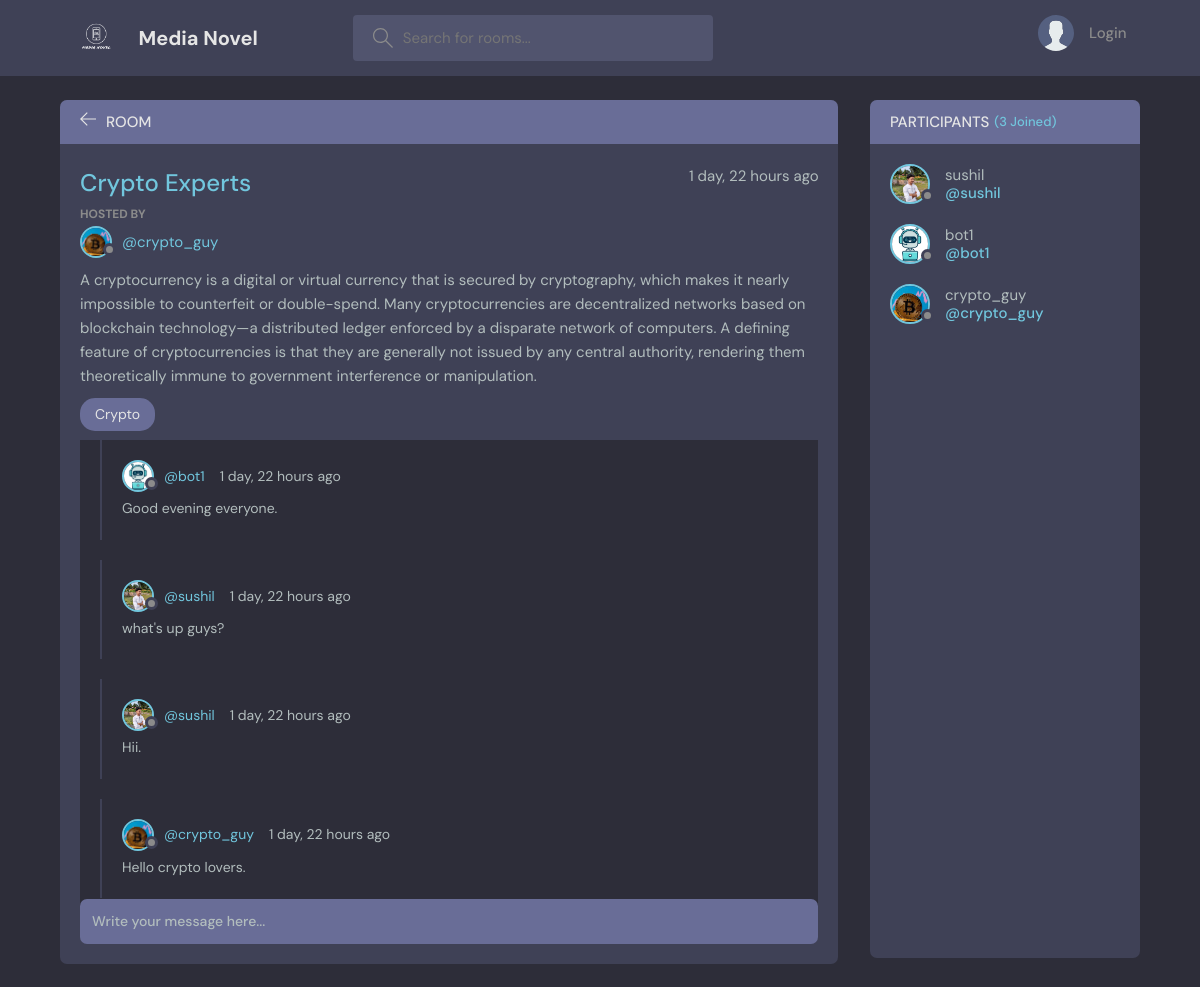
Page /room/3/ on the committed database.
### base/models.py (models this page shows, shortened)
class Room(models.Model):
    host = models.ForeignKey(User, on_delete=models.SET_NULL, null=True)
    topic = models.ForeignKey(Topic, on_delete=models.SET_NULL, null=True)
    name = models.CharField(max_length=200)
    description = models.TextField(null=True, blank=True)
    participants = models.ManyToManyField(
        User, related_name='participants', blank=True)
    updated = models.DateTimeField(auto_now=True)
    created = models.DateTimeField(auto_now_add=True)
    class Meta:
        ordering = ['-updated', '-created']

class User(AbstractUser):
    name = models.CharField(max_length=200, null=True)
    email = models.EmailField(unique=True, null=True)
    bio = models.TextField(null=True)
    avatar = models.ImageField(null=True, default='avatar.svg')
    USERNAME_FIELD = 'email'
    REQUIRED_FIELDS = []

class Topic(models.Model):
    name = models.CharField(max_length=200)
    def __str__(self):
        return self.name

class Message(models.Model):
    user = models.ForeignKey(User, on_delete=models.CASCADE)
    room = models.ForeignKey(Room, on_delete=models.CASCADE)
    body = models.TextField()
    updated = models.DateTimeField(auto_now=True)
    created = models.DateTimeField(auto_now_add=True)
    class Meta:
        ordering = ['-updated', '-created']

### base/views.py (the view, shortened to what this page needs)
# urls.py: path('room/<str:pk>/', views.room, name='room'),
def room(request, pk):
    room = Room.objects.get(id=pk)
    room_messages = room.message_set.all()
    participants = room.participants.all()
    context = {'room': room, 'room_messages': room_messages,
               'participants': participants}
    return render(request, 'base/room.html', context)

### base/templates/base/room.html (shortened to what this page needs)
{% extends 'main.html' %} {% block content %}
<main class="profile-page layout layout--2">
  <div class="container">
    <div class="room">
      <div class="room__top">
        <div class="room__topLeft">
          <a href="{% url 'home' %}">
            <svg
              version="1.1"
              xmlns="http://www.w3.org/2000/svg"
              width="32"
              height="32"
              viewBox="0 0 32 32"
            >
              <title>arrow-left</title>
              <path
                d="M13.723 2.286l-13.723 13.714 13.719 13.714 1.616-1.611-10.96-10.96h27.625v-2.286h-27.625l10.965-10.965-1.616-1.607z"
              ></path>
            </svg>
          </a>
          <h3>Room</h3>
        </div>
      </div>
      <div class="room__box scroll">
        <div class="room__header scroll">
          <div class="room__info">
            <h3>{{room.name}}</h3>
            <span>{{room.created|timesince}} ago</span>
          </div>
          <div class="room__hosted">
            <p>Hosted By</p>
            <a href="{% url 'profile' room.host.id %}" class="room__author">
              <div class="avatar avatar--small">
                <img src="{{room.host.avatar.url}}" />
              </div>
              <span>@{{room.host.username}}</span>
            </a>
          </div>
          <div class="room__details">{{room.description}}</div>
          <span class="room__topics">{{room.topic}}</span>
        </div>
        <div class="room__conversation">
          <div class="threads scroll">
            {% for message in room_messages %}
            <div class="thread">
              <div class="thread__top">
                <div class="thread__author">
                  <a
                    href="{% url 'profile' message.user.id %}"
                    class="thread__authorInfo"
                  >
                    <div class="avatar avatar--small">
                      <img src="{{message.user.avatar.url}}" />
                    </div>
                    <span>@{{message.user.username}}</span>
                  </a>
                  <span class="thread__date"
                    >{{message.created|timesince}} ago</span
                  >
                </div>
              </div>
              <div class="thread__details">{{message.body}}</div>
            </div>
            {% endfor %}
          </div>
        </div>
      </div>
      <div class="room__message">
        <form action="" method="POST">
          <input name="body" placeholder="Write your message here..." />
        </form>
      </div>
    </div>
    <div class="participants">
      <h3 class="participants__top">
        Participants <span>({{participants.count}} Joined)</span>
      </h3>
      <div class="participants__list scroll">
        {% for user in participants %}
        <a href="{% url 'profile' user.id %}" class="participant">
          <div class="avatar avatar--medium">
            <img src="{{user.avatar.url}}" />
          </div>
          <p>
            {{user.username}}
            <span>@{{user.username}}</span>
          </p>
        </a>
        {% endfor %}
      </div>
    </div>
  </div>
</main>
{% endblock content %}

### rows in the picture
Room: name "Crypto Experts", created "1 day, 22 hours", host.avatar (picture), host.username "crypto_guy", description "A cryptocurrency is a digital or virtual currency that is secured by cryptography, which makes it nearly impossible to counterfeit or double-spend. Many cryptocurrencies are decentralized networks based on blockchain technology—a distributed ledger enforced by a disparate network of computers. A defining feature of cryptocurrencies is that they are generally not issued by any central authority, rendering them theoretically immune to government interference or manipulation.", topic "Crypto"
Message: user.avatar (picture), user.username "bot1", created "1 day, 22 hours", body "Good evening everyone."
Message: user.avatar (picture), user.username "sushil", created "1 day, 22 hours", body "what's up guys?"
Message: user.avatar (picture), user.username "sushil", created "1 day, 22 hours", body "Hii."
Message: user.avatar (picture), user.username "crypto_guy", created "1 day, 22 hours", body "Hello crypto lovers."
User: avatar (picture), username "sushil"
User: avatar (picture), username "bot1"
User: avatar (picture), username "crypto_guy"

### other values in the picture
{{ participants.count }} "3"
